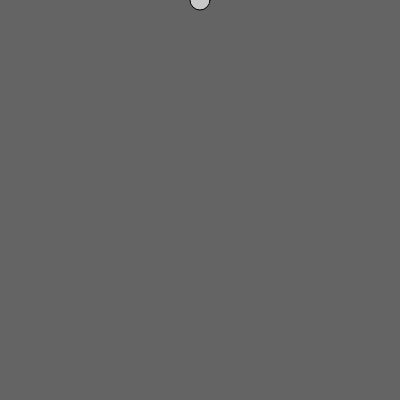
Frame 1 (no input)
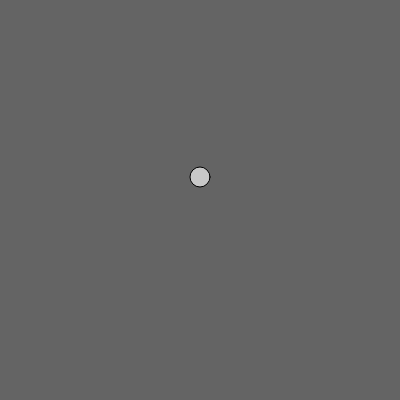
Frame 60 (no input)
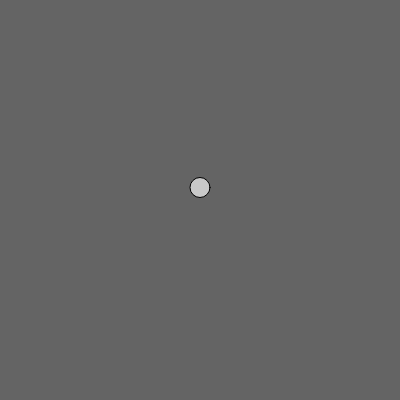
Frame 120 (the mouse pressed at the canvas centre since frame 60)

The p5.js sketch that drew these frames (run headless with seeded random() and noise() and a simulated clock; from frame 60 on, the mouse is pressed at the canvas centre):

// p5.js sketch
// ── sketch.js
var circleX = 200;
var circleY = 0;

var speed = 0;

var gravity = 0.1;

function setup() {
  createCanvas(400, 400);
}

function draw() {
  background(100);

  circleY = circleY + speed;
  speed = speed + gravity;

  stroke(0);
  fill(200);
  ellipse(circleX, circleY, 20, 20);

  if (circleY > height) {
    speed = speed * -0.95;
  }

}
